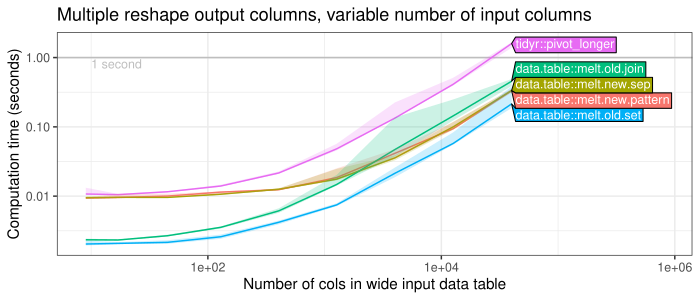

Recreate this plot in R.
source("packages-new.R")

RColorBrewer::display.brewer.all()
dput(RColorBrewer::brewer.pal(Inf, "Paired"))

#lite dark
pkg.color <- c("tidyr::pivot_longer"="black",
  "data.table::melt.new.sep"="#A6CEE3", "data.table::melt.new.pattern"="#1F78B4", #blue
  "#B2DF8A", "#33A02C", #green
  "data.table::melt.old.set"="#FB9A99", "data.table::melt.old.join"="#E31A1C", #red
  "#FDBF6F", "#FF7F00", #orange
  "#CAB2D6", "#6A3D9A", #purple
  "#FFFF99", "#B15928") #yellow/brown

iris.timings <- readRDS("figure-iris-cols-dt-data.rds")
fwrite(iris.timings, "figure-iris-cols-dt-data.csv")
iris.timings <- fread("figure-iris-cols-dt-data.csv")

iris.timings[, seconds := time/1e9]
stats.timings <- iris.timings[, .(
  median=median(seconds),
  q25=quantile(seconds, 0.25),
  q75=quantile(seconds, 0.75)
), by=.(N.col, expr)]
stats.timings[, minutes := median/60]
stats.timings[
, .SD[N.col==max(N.col), .(
  N.col, pkg=sub("::.*", "", expr), median, minutes)][order(-minutes)],
]


stats.timings[N.col>4000, {
  fit <- lm(log10(median) ~ log10(N.col))
  w <- coef(fit)
  data.table(intercept=w[1], slope=w[2])
}, by=.(expr)][order(slope)]

ref.dt <- data.table(
  seconds=c(60*60, 60, 1),
  unit=c("hour", "minute", "second"))[unit=="second"]

gg <- ggplot()+
  ggtitle("Multiple reshape output columns, variable number of input columns")+
  geom_hline(aes(
    yintercept=seconds),
    color="grey",
    data=ref.dt)+
  geom_text(aes(
    10, seconds, label=paste(1, unit)),
    data=ref.dt,
    color="grey",
    hjust=0,
    size=3,
    vjust=1.2)+
  theme_bw()+
  theme(panel.spacing=grid::unit(0, "lines"))+
  ## scale_color_manual(values=pkg.color)+
  ## scale_fill_manual(values=pkg.color)+
  geom_line(aes(
    N.col, median, color=expr),
    data=stats.timings)+
  geom_ribbon(aes(
    N.col, ymin=q25, ymax=q75, fill=expr),
    alpha=0.2,
    data=stats.timings)+
  scale_x_log10(
    "Number of cols in wide input data table",
    limits=c(NA, max(stats.timings$N.col)*20))+
  scale_y_log10(
    "Computation time (seconds)")
dl <- directlabels::direct.label(gg, list(cex=0.75, "last.polygons"))

pdf("figure-iris-cols-dt.pdf", 7, 3)
print(dl)
dev.off()

png("figure-iris-cols-dt.png", 7, 3, units="in", res=100)
print(dl)
dev.off()
